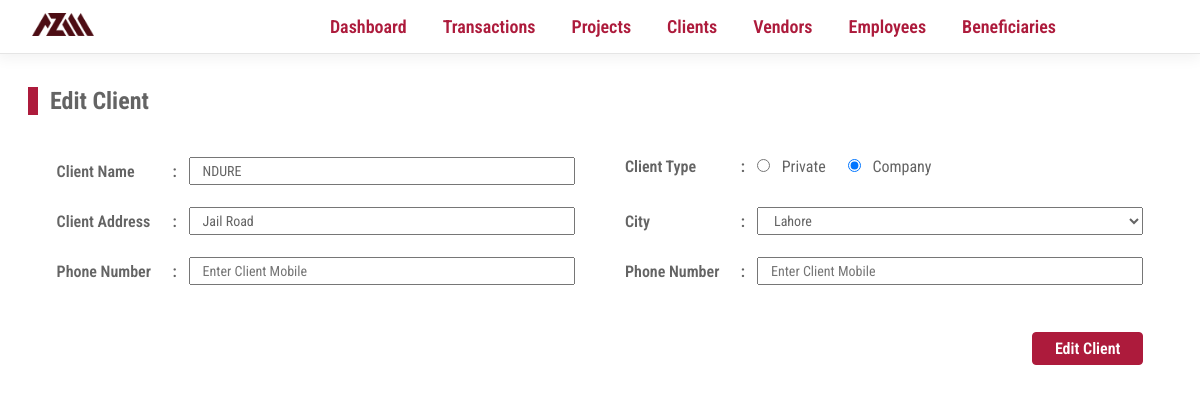
The page /edit-client?id=13 on the database its author committed.
### tables this page shows
CREATE TABLE IF NOT EXISTS `clients` (
  `client_id` int NOT NULL AUTO_INCREMENT,
  `client_name` varchar(255) NOT NULL,
  `client_type` varchar(255) NOT NULL,
  `client_address` varchar(255) NOT NULL,
  `client_city` int NOT NULL,
  `client_cell_primary` varchar(255) NOT NULL,
  `client_cell_secondary` varchar(255) NOT NULL,
  `active` tinyint(1) NOT NULL DEFAULT '1',
  PRIMARY KEY (`client_id`)
);

CREATE TABLE IF NOT EXISTS `cities` (
  `city_id` int NOT NULL AUTO_INCREMENT,
  `city_name` varchar(28) NOT NULL,
  `city_province` int NOT NULL,
  PRIMARY KEY (`city_id`),
  KEY `city_province` (`city_province`),
  KEY `city_province_2` (`city_province`)
);

### Core/helpers.php (called while the page is built, shortened)
<?php
function controller($dir, $controller){
    require __DIR__ . DIRECTORY_SEPARATOR . '..' . DIRECTORY_SEPARATOR . "Controllers"    .   DIRECTORY_SEPARATOR .   $dir    .   DIRECTORY_SEPARATOR .   $controller .   ".php";
}
function view($dir, $view, $args =   []){
    extract($args);
    require __DIR__ . DIRECTORY_SEPARATOR . '..' . DIRECTORY_SEPARATOR . "Views"    .   DIRECTORY_SEPARATOR .   $dir    .   DIRECTORY_SEPARATOR .   $view   .   ".view.php";
}
?>

### Public/index.php (called while the page is built, shortened)
<?php
$config =   require("../config.php");
$uri    =   parse_url($_SERVER['REQUEST_URI'])['path'];
$method =   isset($_POST['__method'])?$_POST['__method']:$_SERVER['REQUEST_METHOD'];
require ('../core/helpers.php');
$router =   new Router();
$router->route($uri,$method);
?>

### Core/Database.php (called while the page is built, shortened)
<?php
class Database{
    protected $conn;
    protected function __construct($config){
        $dsn    =   'mysql:' .   http_build_query($config['database'],'',';');
        $this->conn =   new PDO($dsn);
        $this->conn->setAttribute(PDO::ATTR_DEFAULT_FETCH_MODE, PDO::FETCH_ASSOC);
    }
    protected function query($sql, $args){
        $stmt   =   $this->conn->prepare($sql);
        $stmt->execute($args);
        return $stmt;
    }
    protected function fetchAllOrAbort($query, $args =   []){
        try{
            $response   =   $this->query($query, $args);
            $result     =   $response->fetchAll();
            return $result;
        }catch(PDOException $e){
            $this->abort($e->getMessage());
        }
    }
    protected function fetchOrAbort($query, $args =   []){
            $response   =   $this->query($query, $args);
            $result     =   $response->fetch();
            return $result;
    }
}
?>

### Models/Clients.php (called while the page is built, shortened)
<?php
class Clients extends Database{
    public function get($id){
        $query    =   "Select * from Clients
        LEFT JOIN cities            ON          client_city             =   city_id
        LEFT JOIN provinces         ON          city_province           =   province_id
        WHERE client_id             =           :client_id
        AND
        active                      =           true";
        $args       =   [
            'client_id'             =>          $id
        ];
        return   $this->fetchOrAbort($query, $args);
    }
}
?>

### config.php (called while the page is built)
<?php
return  [
    'database'  =>  [
        'host'      =>  'localhost',
        'dbname'    =>  'mmz',
        'user'      =>  'root',
        'passwod'    =>  'root'
    ]
]
?>

### Core/Additional.php (called while the page is built, shortened)
<?php
class Additional extends Database{
    public function getCities(){
        $sql = "SELECT * FROM `cities`";
        $result = $this->fetchAllOrAbort($sql);
        return $result;
    }
}
?>

### Views/Clients/add.view.php (the view, shortened to what this page needs)
<body>
    <div class="main_content">
        <div class="content_head">
            <h2 class="title"><?php echo isset($client)?"Edit Client":"Add Client";?></h2>
        </div>
        <?php if(isset($client)):?>
            <?php extract($client)?>
        <?php endif?>
        <form action="<?php echo isset($client)?"/put-client":"/store-client"?>" method="post" class="grid">
            <div class="form_group">
                <label for="name">Client Name</label>
                <input type="text" name="name" class="form_field" id="name" placeholder="Enter Client Name" <?php echo isset($client_name)?"value='$client_name'":"" ?> required>
            </div>
            <div class="form_group">
                <label for="">Client Type</label>
                <div class="radio_group">
                    <div>
                        <input type="radio" name="type" value="private" id="private" required <?php
                        if (isset($client_type) &&  $client_type    ==  "private"){
                            echo "checked";
                        }
                        ?>>
                        <label for="private">Private</label>
                    </div>
                    <div>
                        <input type="radio" name="type" value="company" id="company" <?php
                        if (isset($client_type) &&  $client_type    ==  "company"){
                            echo "checked";
                        }
                        ?>>
                        <label for="company">Company</label>
                    </div>
                </div>
            </div>
            <div class="form_group">
                <label for="address">Client Address</label>
                <input type="text" name="address" class="form_field" id="address" placeholder="Enter Client Address" <?php echo isset($client_address)?"value='$client_address'":"";?>>
            </div>
            <div class="form_group">
                <label for="city">City</label>
                <select name="city" id="city" required>
                    <?php foreach($cities as $city): ?>
                        <option value="<?php echo $city['city_id']; ?>"
                        <?php
                            if (isset($client_city) &&  $client_city    ==  $city['city_id']){
                                echo "selected";
                            }
                        ?>
                        ><?php echo $city['city_name']; ?></option>
                    <?php endforeach; ?>
                </select>
            </div>
            <div class="form_group">
                <label for="cell1">Phone Number</label>
                <input type="text" name="cell1" class="form_field" id="cell1" placeholder="Enter Client Mobile" <?php echo isset($client_cell_primary)?"value='$client_cell_primary'":"";?>>
            </div>
            <div class="form_group">
                <label for="cell2">Phone Number</label>
                <input type="text" name="cell2" class="form_field" id="cell2" placeholder="Enter Client Mobile" <?php echo isset($client_cell_secondary)?"value='$client_cell_secondary'":"";?>>
            </div>
            <div class="form_group">
                <button type="submit" name="submit"><?php echo isset($client)?"Edit Client":"Add Client";?></button>
            </div>
        </form>
    </div>
</body>
</html>

### Public/assets/css/style.css (style rules this page uses)
* { padding:0;margin:0;-webkit-box-sizing:border-box;box-sizing:border-box;font-family:"Roboto Condensed",sans-serif;color:#646464 }
body { background-color:#fff;padding:28px;padding-top:87px;min-height:100vh;position:relative }
.main_content { display:-webkit-box;display:-ms-flexbox;display:flex;-webkit-box-orient:vertical;-webkit-box-direction:normal;-ms-flex-direction:column;flex-direction:column }
.main_content .content_head { display:-webkit-box;display:-ms-flexbox;display:flex;width:100%;-webkit-box-pack:justify;-ms-flex-pack:justify;justify-content:space-between;-webkit-box-align:start;-ms-flex-align:start;align-items:flex-start }
.main_content h2.title { display:-webkit-box;display:-ms-flexbox;display:flex;margin-bottom:42px }
.main_content h2.title::before { content:"";border:5px solid #ad1b3c;margin-right:12px }
form.grid>.form_group:last-child { position:absolute;display:-webkit-box;display:-ms-flexbox;display:flex;right:0px;bottom:-60px }
form.grid>.form_group:last-child button[type=submit] { background-color:#ad1b3c;color:#fff;font-weight:600;border:1px solid #ad1b3c;padding:6px 22px;font-size:16px;border-radius:4px;cursor:pointer }
form.grid,.multi_details>.detail,.details_container { display:grid;grid-template-columns:repeat(3, 1fr);-webkit-box-align:self-start;-ms-flex-align:self-start;align-items:self-start;position:relative;place-self:center;padding-bottom:20px;width:95%;-webkit-column-gap:100px;-moz-column-gap:100px;column-gap:100px;row-gap:22px }
form.grid label,.multi_details>.detail label,.details_container label { text-align:left }
@media screen and (max-width: 1300px) { form.grid,.multi_details>.detail,.details_container { -webkit-column-gap:50px;-moz-column-gap:50px;column-gap:50px } }
@media screen and (max-width: 1200px) { form.grid,.multi_details>.detail,.details_container { grid-template-columns:repeat(2, 1fr) } }
.form_group,.details_group { display:grid;-webkit-box-align:center;-ms-flex-align:center;align-items:center;grid-template-columns:120px auto;min-width:0px;max-width:100% }
.form_group>input[type=text],.form_group select,.form_group input[type=date],.form_group input[type=number],.details_group>input[type=text],.details_group select,.details_group input[type=date],.details_group input[type=number] { padding:4px 12px;font-size:14px;outline:none;margin-left:12px }
.form_group select,.details_group select { min-width:calc(100% - 22px);max-width:100% }
.form_group>label,.details_group>label { display:-webkit-box;display:-ms-flexbox;display:flex;-webkit-box-align:center;-ms-flex-align:center;align-items:center;position:relative;font-weight:600 }
.form_group>label::after,.details_group>label::after { content:" :";position:absolute;right:0px }
.form_group .radio_group,.details_group .radio_group { display:-webkit-box;display:-ms-flexbox;display:flex;-webkit-box-align:center;-ms-flex-align:center;align-items:center;padding-left:12px }
.form_group .radio_group>div,.details_group .radio_group>div { margin-right:22px }
.form_group .radio_group>div:last-child,.details_group .radio_group>div:last-child { margin-right:0px }
.form_group .radio_group label,.details_group .radio_group label { cursor:pointer }
.form_group .radio_group input,.details_group .radio_group input { margin-right:8px }
.form_group input[type=radio],.details_group input[type=radio] { cursor:pointer }

### Public/assets/css/print.css (style rules this page uses)
body { padding-top:100px !important }
.content_head { -webkit-box-pack:center !important;-ms-flex-pack:center !important;justify-content:center !important }
.content_head .title { margin-bottom:22px !important }
.content_head .title::before { display:none !important }
* { -webkit-print-color-adjust:exact !important;-moz-print-color-adjust:exact !important;-ms-print-color-adjust:exact !important;print-color-adjust:exact !important }
* { color:#000 !important }
button { display:none !important }
.main_content { padding-bottom:60px !important }
.main_content { margin:.3in !important }

### rows shown on the page
clients: name "NDURE", client_type "☐ Private", client_type "☑ Company", address "Jail Road", city "Lahore"
